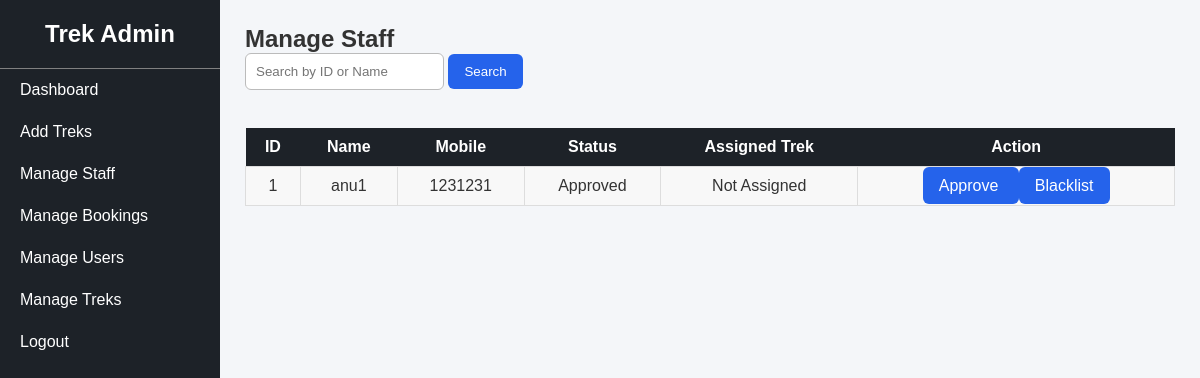
/manage_staff (signed in), run on an earlier commit of the app's database.
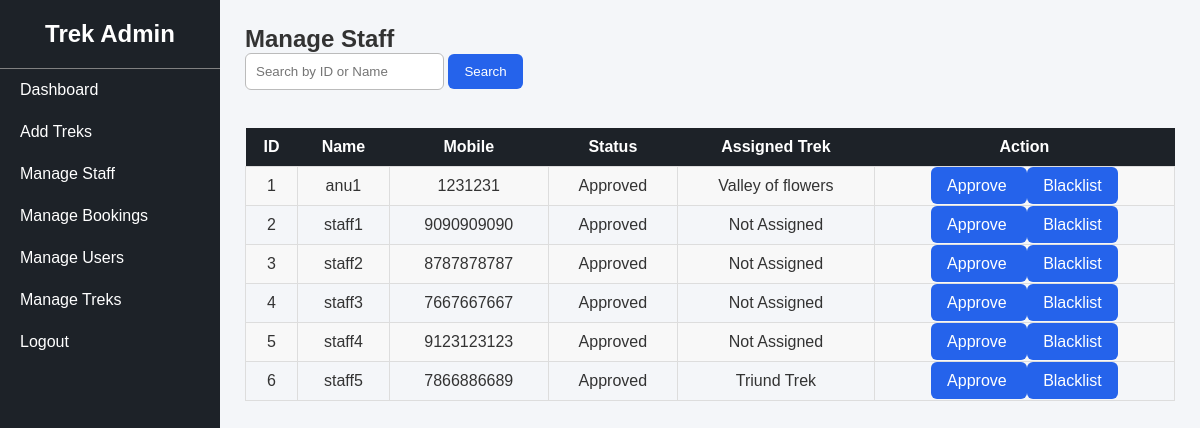
And on a later commit of the database.
### tables this page shows
CREATE TABLE staff(
                 id INTEGER PRIMARY KEY AUTOINCREMENT,
                 name TEXT NOT NULL,
                 mobile INTEGER,
                 assigned_trek TEXT ,
                 status TEXT NOT NULL);

### app.py (the view)
@app.route("/manage_staff")
def manage_staff():
    if "user" not in session or session["user"] != "admin":
        return "Access Denied"
    conn = get_db_connnection()
    search = request.args.get("search", "")
    if search:
        staff = conn.execute("""
            SELECT *
            FROM staff
            WHERE name LIKE ?
            OR CAST(id AS TEXT) LIKE ?
        """, ("%" + search + "%", "%" + search + "%")).fetchall()
    else:
        staff = conn.execute("""
            SELECT *
            FROM staff
        """).fetchall()
    conn.close()
    return render_template("manage_staff.html", staff=staff)

### app.py (called while the page is built)
def get_db_connnection():
    conn = sqlite3.connect("database.db")
    conn.row_factory =sqlite3.Row
    return conn

### templates/manage_staff.html
{% extends "admin_base.html" %}
{% block content %}
<h2>Manage Staff</h2>
<form method="GET">
    <input
        type="text"
        name="search"
        placeholder="Search by ID or Name">
    <button type="submit" class="sbtn">
        Search
    </button>
</form>
<br>
<table>
<tr>
    <th>ID</th>
    <th>Name</th>
    <th>Mobile</th>
    <th>Status</th>
    <th>Assigned Trek</th>
    <th>Action</th>
</tr>
{% for s in staff %}
<tr>
    <td>{{ s["id"] }}</td>
    <td>{{ s["name"] }}</td>
    <td>{{ s["mobile"] }}</td>
    <td>{{ s["status"] }}</td>
    <td>{{ s["assigned_trek"] }}</td>
    <td>
        <a href="/approve_staff/{{ s['id'] }}" class="btn btn-success">
            Approve
        </a>
        <a href="/blacklist_staff/{{ s['id'] }}" class="btn btn-danger">
            Blacklist
        </a>
    </td>
</tr>
{% endfor %}
</table>
{% endblock %}

What changed in the data, as far as the page shows it:
changed staff "anu1": assigned_trek "Not Assigned" → "Valley of flowers"
added staff: id "2", name "staff1", mobile "9090909090", status "Approved", assigned_trek "Not Assigned"
added staff: id "3", name "staff2", mobile "8787878787", status "Approved", assigned_trek "Not Assigned"
added staff: id "4", name "staff3", mobile "7667667667", status "Approved", assigned_trek "Not Assigned"
added staff: id "5", name "staff4", mobile "9123123123", status "Approved", assigned_trek "Not Assigned"
added staff: id "6", name "staff5", mobile "7866886689", status "Approved", assigned_trek "Triund Trek"
